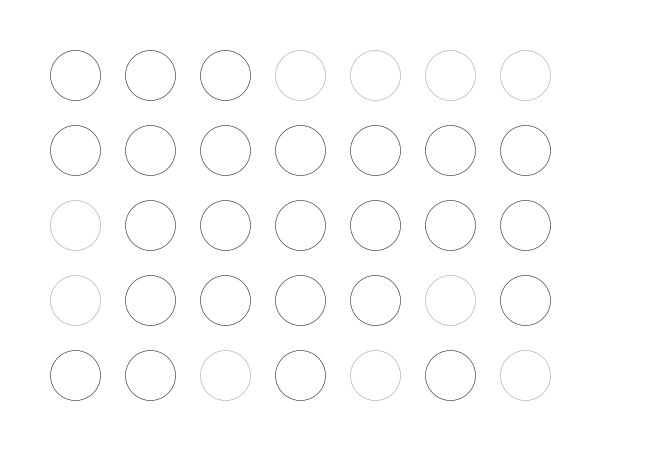
Frame 1 (no input)
Frame 60 (the mouse pressed at the canvas centre just before this capture): identical to frame 1, image omitted
Frame 120 (the mouse held since frame 60 and released just before this capture): identical to frame 1, image omitted

The Processing sketch that drew this single still picture (run headless with seeded random() and noise(); from frame 60 on, the mouse is pressed at the canvas centre):

// Processing sketch: f_Random_01
// ── f_Random_01.pde
/* 
 --------------------------
 ** PLEASE READ INFO TAB **
 --------------------------
 
 */

/////////////////////////// GLOBALS ////////////////////////////

int circleDiameter;
int xInterval, yInterval;
float thickness;
int seed;
/////////////////////////// SETUP ////////////////////////////

void setup() {
  size(650, 450);
  background(255);
  smooth();
  noFill();
  circleDiameter = 50;
  xInterval = 75;
  yInterval = 75;
  thickness = 0.5;
  seed = (int)random(10000);
}

/////////////////////////// DRAW ////////////////////////////
void draw() {
  background(255);
  randomSeed(seed);


  for (int y = 75; y < height-50; y += yInterval) {       
    for (int x = 75; x < width-50; x += xInterval) {        
      strokeWeight( thickness );
      // generate a random number between 0 & 6
      int dice = (int)random(0,7);
      
      if(dice<=3) {
      stroke(0);
      ellipse( x, y, circleDiameter, circleDiameter);
      }
      else {
      stroke(150);
      
      // What happens if we disactivate this line (make it a comment with // )
      ellipse( x, y, circleDiameter, circleDiameter);
      }
    }
  }
}

/////////////////////////// FUNCTIONS ////////////////////////////
// SOME KEY INTERACTIONS THAT ENABLE US TO CHANGE OUR VARIABLES
// AND THEREFORE CHANGE OUR VISUAL IN REAL TIME

void keyPressed() {
  
  if(key == 'r') {
   seed = (int)random(10000);
  }
  
  // Increase the size of our cirlces
  if (key == '+') {
    circleDiameter += 2;
  }
  
  // Decrease the size of our cirlces
  if (key == '-') {
    circleDiameter -= 2;
  }

  // Increase the y interval of our grid
  if (keyCode == UP) {
    yInterval += 2;
  }

  // Decrease the y interval of our grid
  if (keyCode == DOWN) {
    yInterval -= 2;
  }

  // Increase the x interval of our grid
  if (keyCode == RIGHT) {
    xInterval += 2;
  }
  
   // Decrease the x interval of our grid
  if (keyCode == LEFT) {
    xInterval -= 2;
  }
  
  // Increase the x interval of our grid
  if (key == 'w') {
    thickness += 0.5;
  }
  
   // Decrease the x interval of our grid
  if (key == 'x') {
    thickness -= 0.5;
  }
}


// ── INFO.pde
/*

/////////////////////////////////
DESSINES MOI DES BOUCLES FOR EVER
WORKSHOP FREE ART BUREAU 08.11.14
/////////////////////////////////

--------------------------
Sketch : f_Random_01
--------------------------

This sketch demonstrates some possible
interactions that enable us to observe
and discover other visual effects :
( we've added some randomness )

- KEY 'r' regenerates a new random sequence
- KEYS '+' & '-' increase/decrease size of circles
- KEYS 'UP' & 'DOWN' increase/decrease y interval
- KEYS 'RIGHT' & 'LEFT' increase/decrease x interval   
- KEYS 'w' & 'x' increase/decrease contour thickness


Possibilities :

- Use Colour
- Change the basic geometric form > rectangle / triangle / line / quad ...
- Add further conditions based on random choices

************************
FREE ART BUREAU INFO
http://freeartbureau.org

******************************** END


*NB

----------------------------------------------
*/
